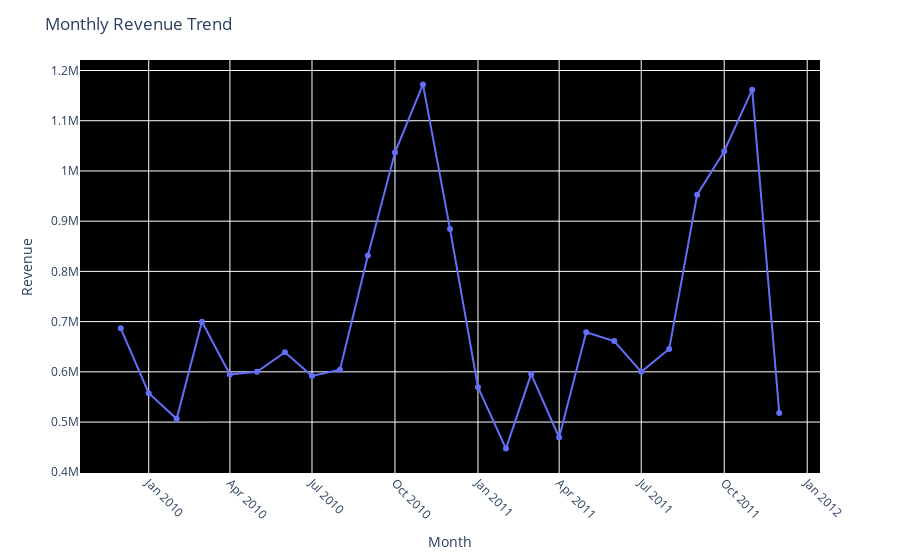

Notebook code for this chart:
### Code cell
fig = px.line(monthly_rev,
              x='Month', y='Revenue',
              markers=True)

fig.update_layout(xaxis_title="Month", yaxis_title="Revenue",
                  xaxis_tickangle=45, title='Monthly Revenue Trend',
                  plot_bgcolor='black')

fig.show()

### Figure 1 — Plotly figure (JSON) as saved in the notebook; plotly's stock layout.template omitted (floating-point values rounded to 4 significant figures)
{"data": [{"hovertemplate": "Month=%{x}<br>Revenue=%{y}<extra></extra>", "legendgroup": "", "line": {"color": "#636efa", "dash": "solid"}, "marker": {"symbol": "circle"}, "mode": "lines+markers", "name": "", "orientation": "v", "showlegend": false, "type": "scatter", "x": ["2009-12", "2010-01", "2010-02", "2010-03", "2010-04", "2010-05", "2010-06", "2010-07", "2010-08", "2010-09", "2010-10", "2010-11", "2010-12", "2011-01", "2011-02", "2011-03", "2011-04", "2011-05", "2011-06", "2011-07", "2011-08", "2011-09", "2011-10", "2011-11", "2011-12"], "xaxis": "x", "y": [686700.0, 557300.0, 506400.0, 699600.0, 594600.0, 600000.0, 639100.0, 591600.0, 604200.0, 831600.0, 1037000.0, 1172000.0, 884600.0, 569400.0, 447100.0, 595500.0, 469200.0, 678600.0, 661200.0, 600100.0, 645300.0, 952800.0, 1039000.0, 1162000.0, 518200.0], "yaxis": "y"}], "layout": {"legend": {"tracegroupgap": 0}, "margin": {"t": 60}, "plot_bgcolor": "black", "title": {"text": "Monthly Revenue Trend"}, "xaxis": {"anchor": "y", "domain": [0, 1], "tickangle": 45, "title": {"text": "Month"}}, "yaxis": {"anchor": "x", "domain": [0, 1], "title": {"text": "Revenue"}}}}
